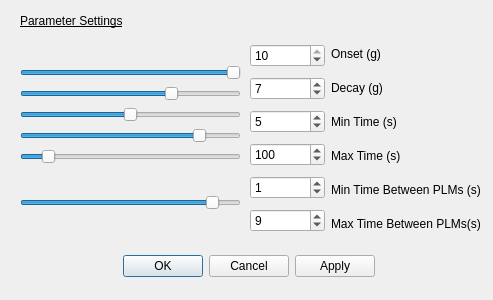
<?xml version="1.0" encoding="UTF-8"?>
<ui version="4.0">
 <class>Parameters</class>
 <widget class="QDialog" name="Parameters">
  <property name="geometry">
   <rect>
    <x>0</x>
    <y>0</y>
    <width>493</width>
    <height>300</height>
   </rect>
  </property>
  <property name="windowTitle">
   <string>Parameters</string>
  </property>
  <widget class="QDialogButtonBox" name="buttonBox">
   <property name="geometry">
    <rect>
     <x>3</x>
     <y>250</y>
     <width>491</width>
     <height>32</height>
    </rect>
   </property>
   <property name="orientation">
    <enum>Qt::Horizontal</enum>
   </property>
   <property name="standardButtons">
    <set>QDialogButtonBox::Apply|QDialogButtonBox::Cancel|QDialogButtonBox::Ok</set>
   </property>
   <property name="centerButtons">
    <bool>true</bool>
   </property>
  </widget>
  <widget class="QWidget" name="layoutWidget">
   <property name="geometry">
    <rect>
     <x>20</x>
     <y>40</y>
     <width>221</width>
     <height>196</height>
    </rect>
   </property>
   <layout class="QVBoxLayout" name="verticalLayout_2">
    <item>
     <layout class="QVBoxLayout" name="verticalLayout">
      <item>
       <widget class="QSlider" name="onset_slider">
        <property name="maximum">
         <number>10</number>
        </property>
        <property name="singleStep">
         <number>1</number>
        </property>
        <property name="pageStep">
         <number>10</number>
        </property>
        <property name="value">
         <number>10</number>
        </property>
        <property name="sliderPosition">
         <number>10</number>
        </property>
        <property name="orientation">
         <enum>Qt::Horizontal</enum>
        </property>
       </widget>
      </item>
      <item>
       <widget class="QSlider" name="decay_slider">
        <property name="maximum">
         <number>10</number>
        </property>
        <property name="value">
         <number>7</number>
        </property>
        <property name="orientation">
         <enum>Qt::Horizontal</enum>
        </property>
       </widget>
      </item>
      <item>
       <widget class="QSlider" name="mintime_slider">
        <property name="maximum">
         <number>10</number>
        </property>
        <property name="value">
         <number>5</number>
        </property>
        <property name="orientation">
         <enum>Qt::Horizontal</enum>
        </property>
       </widget>
      </item>
      <item>
       <widget class="QSlider" name="maxtime_slider">
        <property name="maximum">
         <number>120</number>
        </property>
        <property name="value">
         <number>100</number>
        </property>
        <property name="orientation">
         <enum>Qt::Horizontal</enum>
        </property>
       </widget>
      </item>
      <item>
       <widget class="QSlider" name="minbetween_slider">
        <property name="maximum">
         <number>10</number>
        </property>
        <property name="value">
         <number>1</number>
        </property>
        <property name="orientation">
         <enum>Qt::Horizontal</enum>
        </property>
       </widget>
      </item>
     </layout>
    </item>
    <item>
     <widget class="QSlider" name="maxbetween_slider">
      <property name="maximum">
       <number>10</number>
      </property>
      <property name="value">
       <number>9</number>
      </property>
      <property name="orientation">
       <enum>Qt::Horizontal</enum>
      </property>
     </widget>
    </item>
   </layout>
  </widget>
  <widget class="QWidget" name="layoutWidget">
   <property name="geometry">
    <rect>
     <x>250</x>
     <y>40</y>
     <width>231</width>
     <height>198</height>
    </rect>
   </property>
   <layout class="QHBoxLayout" name="horizontalLayout">
    <item>
     <layout class="QVBoxLayout" name="verticalLayout_4">
      <item>
       <widget class="QSpinBox" name="spinBox">
        <property name="maximum">
         <number>10</number>
        </property>
        <property name="value">
         <number>10</number>
        </property>
        <property name="displayIntegerBase">
         <number>10</number>
        </property>
       </widget>
      </item>
      <item>
       <widget class="QSpinBox" name="spinBox_2">
        <property name="maximum">
         <number>10</number>
        </property>
        <property name="value">
         <number>7</number>
        </property>
       </widget>
      </item>
      <item>
       <widget class="QSpinBox" name="spinBox_3">
        <property name="maximum">
         <number>10</number>
        </property>
        <property name="value">
         <number>5</number>
        </property>
       </widget>
      </item>
      <item>
       <widget class="QSpinBox" name="spinBox_4">
        <property name="accelerated">
         <bool>true</bool>
        </property>
        <property name="maximum">
         <number>120</number>
        </property>
        <property name="value">
         <number>100</number>
        </property>
       </widget>
      </item>
      <item>
       <widget class="QSpinBox" name="spinBox_5">
        <property name="maximum">
         <number>10</number>
        </property>
        <property name="value">
         <number>1</number>
        </property>
       </widget>
      </item>
      <item>
       <widget class="QSpinBox" name="spinBox_6">
        <property name="maximum">
         <number>10</number>
        </property>
        <property name="value">
         <number>9</number>
        </property>
       </widget>
      </item>
     </layout>
    </item>
    <item>
     <layout class="QVBoxLayout" name="verticalLayout_3">
      <item>
       <widget class="QLabel" name="label">
        <property name="text">
         <string>Onset (g)</string>
        </property>
       </widget>
      </item>
      <item>
       <widget class="QLabel" name="label_2">
        <property name="text">
         <string>Decay (g)</string>
        </property>
       </widget>
      </item>
      <item>
       <widget class="QLabel" name="label_3">
        <property name="text">
         <string>Min Time (s)</string>
        </property>
       </widget>
      </item>
      <item>
       <widget class="QLabel" name="label_4">
        <property name="text">
         <string>Max Time (s)</string>
        </property>
       </widget>
      </item>
      <item>
       <widget class="QLabel" name="label_5">
        <property name="text">
         <string>Min Time Between PLMs (s)</string>
        </property>
       </widget>
      </item>
      <item>
       <widget class="QLabel" name="label_6">
        <property name="text">
         <string>Max Time Between PLMs(s)</string>
        </property>
       </widget>
      </item>
     </layout>
    </item>
   </layout>
  </widget>
  <widget class="QLabel" name="label_7">
   <property name="geometry">
    <rect>
     <x>20</x>
     <y>10</y>
     <width>371</width>
     <height>21</height>
    </rect>
   </property>
   <property name="styleSheet">
    <string notr="true">font: 75 12pt &quot;MS Shell Dlg 2&quot;;
text-decoration: underline;</string>
   </property>
   <property name="text">
    <string>Parameter Settings</string>
   </property>
  </widget>
  <zorder>layoutWidget</zorder>
  <zorder>buttonBox</zorder>
  <zorder>layoutWidget</zorder>
  <zorder>label_7</zorder>
 </widget>
 <resources/>
 <connections>
  <connection>
   <sender>buttonBox</sender>
   <signal>accepted()</signal>
   <receiver>Parameters</receiver>
   <slot>accept()</slot>
   <hints>
    <hint type="sourcelabel">
     <x>248</x>
     <y>254</y>
    </hint>
    <hint type="destinationlabel">
     <x>157</x>
     <y>274</y>
    </hint>
   </hints>
  </connection>
  <connection>
   <sender>buttonBox</sender>
   <signal>rejected()</signal>
   <receiver>Parameters</receiver>
   <slot>reject()</slot>
   <hints>
    <hint type="sourcelabel">
     <x>273</x>
     <y>270</y>
    </hint>
    <hint type="destinationlabel">
     <x>286</x>
     <y>274</y>
    </hint>
   </hints>
  </connection>
  <connection>
   <sender>onset_slider</sender>
   <signal>sliderMoved(int)</signal>
   <receiver>spinBox</receiver>
   <slot>setValue(int)</slot>
   <hints>
    <hint type="sourcelabel">
     <x>159</x>
     <y>44</y>
    </hint>
    <hint type="destinationlabel">
     <x>363</x>
     <y>39</y>
    </hint>
   </hints>
  </connection>
  <connection>
   <sender>spinBox</sender>
   <signal>valueChanged(int)</signal>
   <receiver>onset_slider</receiver>
   <slot>setValue(int)</slot>
   <hints>
    <hint type="sourcelabel">
     <x>362</x>
     <y>51</y>
    </hint>
    <hint type="destinationlabel">
     <x>105</x>
     <y>44</y>
    </hint>
   </hints>
  </connection>
  <connection>
   <sender>decay_slider</sender>
   <signal>valueChanged(int)</signal>
   <receiver>spinBox_2</receiver>
   <slot>setValue(int)</slot>
   <hints>
    <hint type="sourcelabel">
     <x>208</x>
     <y>72</y>
    </hint>
    <hint type="destinationlabel">
     <x>362</x>
     <y>72</y>
    </hint>
   </hints>
  </connection>
  <connection>
   <sender>mintime_slider</sender>
   <signal>valueChanged(int)</signal>
   <receiver>spinBox_3</receiver>
   <slot>setValue(int)</slot>
   <hints>
    <hint type="sourcelabel">
     <x>205</x>
     <y>107</y>
    </hint>
    <hint type="destinationlabel">
     <x>358</x>
     <y>109</y>
    </hint>
   </hints>
  </connection>
  <connection>
   <sender>maxtime_slider</sender>
   <signal>valueChanged(int)</signal>
   <receiver>spinBox_4</receiver>
   <slot>setValue(int)</slot>
   <hints>
    <hint type="sourcelabel">
     <x>202</x>
     <y>145</y>
    </hint>
    <hint type="destinationlabel">
     <x>367</x>
     <y>145</y>
    </hint>
   </hints>
  </connection>
  <connection>
   <sender>minbetween_slider</sender>
   <signal>valueChanged(int)</signal>
   <receiver>spinBox_5</receiver>
   <slot>setValue(int)</slot>
   <hints>
    <hint type="sourcelabel">
     <x>192</x>
     <y>175</y>
    </hint>
    <hint type="destinationlabel">
     <x>358</x>
     <y>177</y>
    </hint>
   </hints>
  </connection>
  <connection>
   <sender>maxbetween_slider</sender>
   <signal>valueChanged(int)</signal>
   <receiver>spinBox_6</receiver>
   <slot>setValue(int)</slot>
   <hints>
    <hint type="sourcelabel">
     <x>189</x>
     <y>211</y>
    </hint>
    <hint type="destinationlabel">
     <x>367</x>
     <y>211</y>
    </hint>
   </hints>
  </connection>
  <connection>
   <sender>spinBox_2</sender>
   <signal>valueChanged(int)</signal>
   <receiver>decay_slider</receiver>
   <slot>setValue(int)</slot>
   <hints>
    <hint type="sourcelabel">
     <x>369</x>
     <y>87</y>
    </hint>
    <hint type="destinationlabel">
     <x>165</x>
     <y>70</y>
    </hint>
   </hints>
  </connection>
  <connection>
   <sender>spinBox_3</sender>
   <signal>valueChanged(int)</signal>
   <receiver>mintime_slider</receiver>
   <slot>setValue(int)</slot>
   <hints>
    <hint type="sourcelabel">
     <x>349</x>
     <y>116</y>
    </hint>
    <hint type="destinationlabel">
     <x>201</x>
     <y>116</y>
    </hint>
   </hints>
  </connection>
  <connection>
   <sender>spinBox_4</sender>
   <signal>valueChanged(int)</signal>
   <receiver>maxtime_slider</receiver>
   <slot>setValue(int)</slot>
   <hints>
    <hint type="sourcelabel">
     <x>358</x>
     <y>153</y>
    </hint>
    <hint type="destinationlabel">
     <x>189</x>
     <y>143</y>
    </hint>
   </hints>
  </connection>
  <connection>
   <sender>spinBox_5</sender>
   <signal>valueChanged(int)</signal>
   <receiver>minbetween_slider</receiver>
   <slot>setValue(int)</slot>
   <hints>
    <hint type="sourcelabel">
     <x>362</x>
     <y>186</y>
    </hint>
    <hint type="destinationlabel">
     <x>189</x>
     <y>184</y>
    </hint>
   </hints>
  </connection>
  <connection>
   <sender>spinBox_6</sender>
   <signal>valueChanged(int)</signal>
   <receiver>maxbetween_slider</receiver>
   <slot>setValue(int)</slot>
   <hints>
    <hint type="sourcelabel">
     <x>360</x>
     <y>224</y>
    </hint>
    <hint type="destinationlabel">
     <x>200</x>
     <y>216</y>
    </hint>
   </hints>
  </connection>
 </connections>
</ui>
